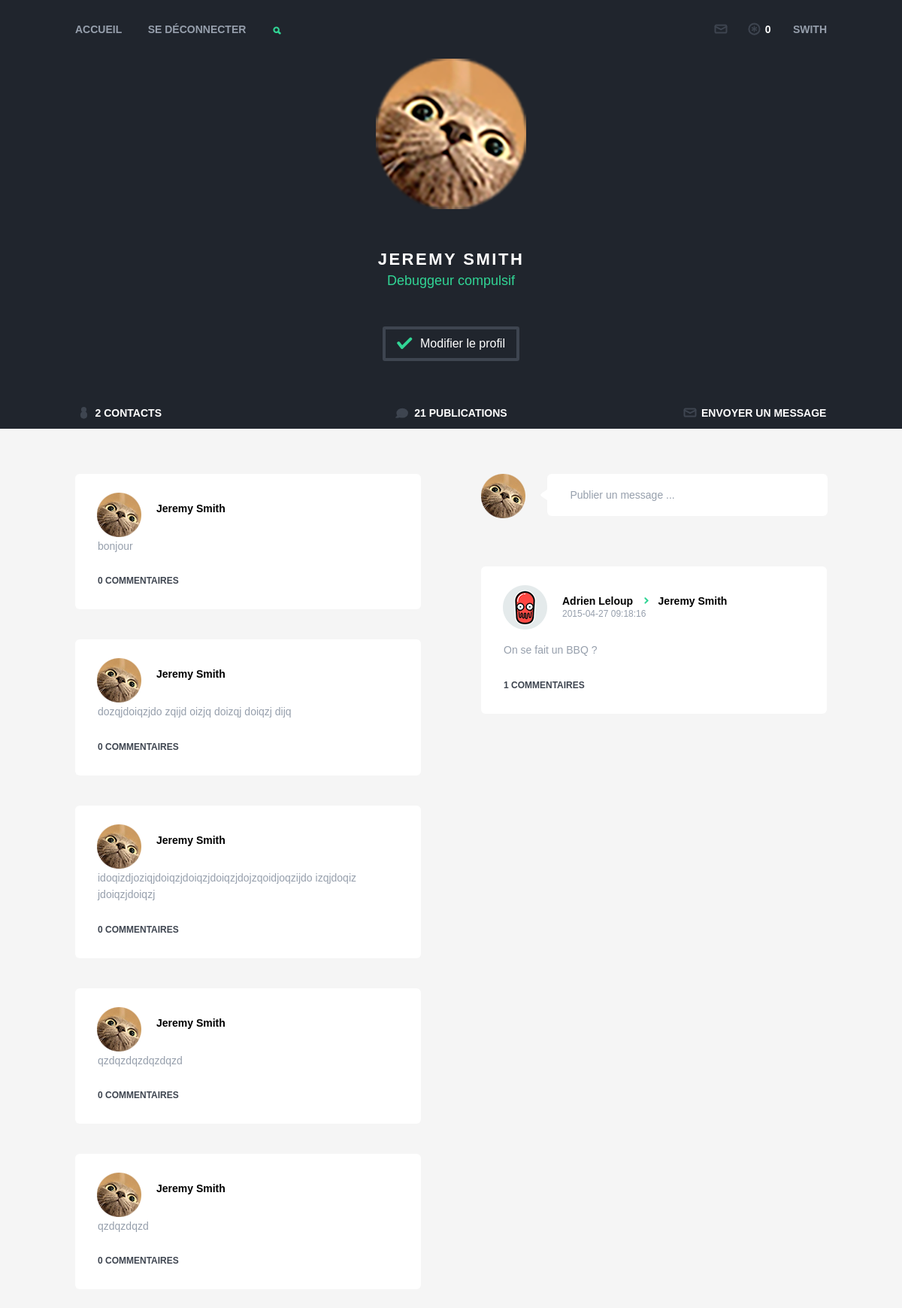
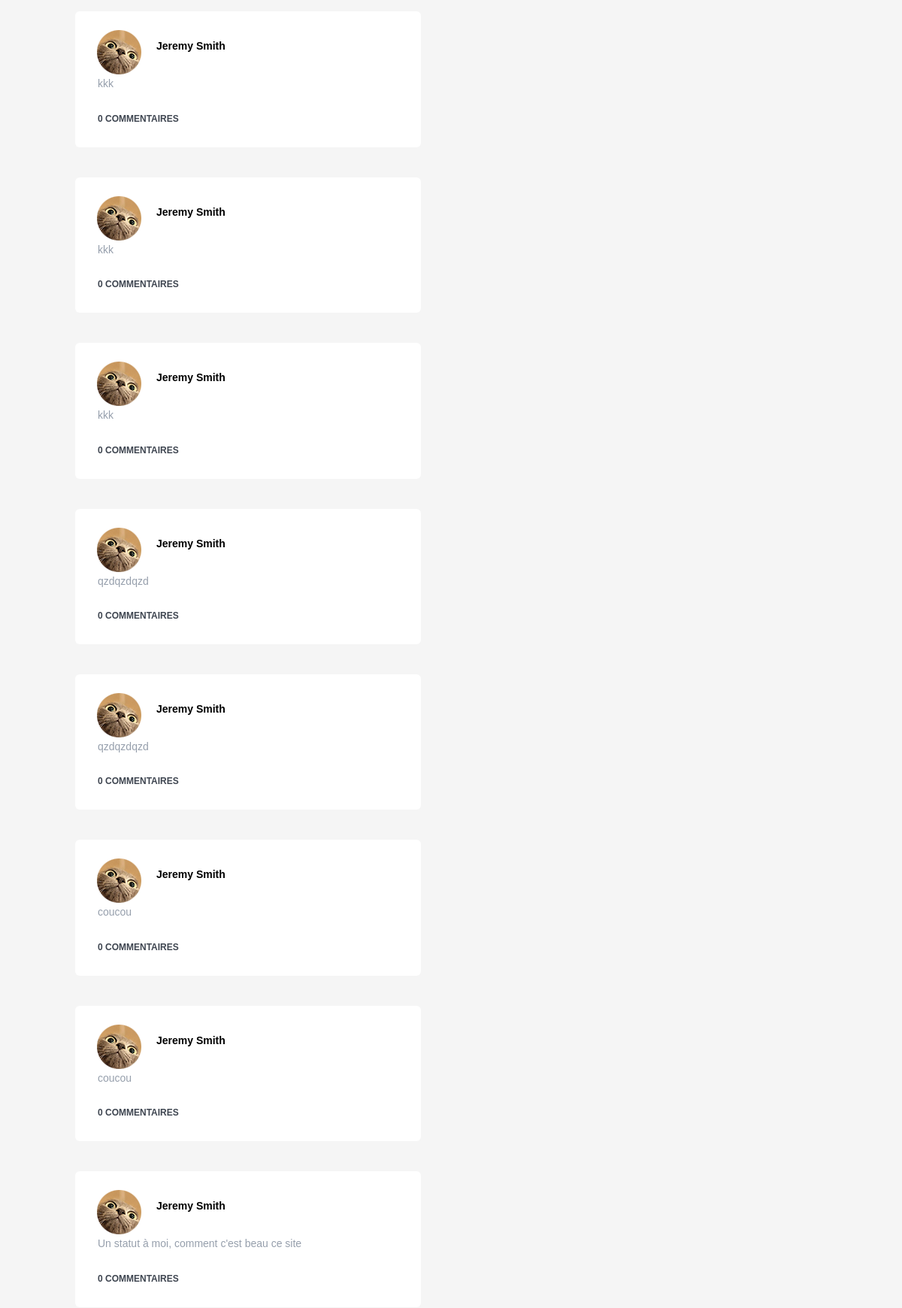
Screenshot of /users/index/1 (signed in, upper part) with the database file from the repository (2 pictures, top to bottom).
### tables this page shows
CREATE TABLE `users` (
  `id` int(11) unsigned NOT NULL AUTO_INCREMENT,
  `username` varchar(255) NOT NULL DEFAULT '',
  `firstname` varchar(255) NOT NULL DEFAULT '',
  `lastname` varchar(255) NOT NULL DEFAULT '',
  `tagline` varchar(255) DEFAULT '',
  `avatar` varchar(255) DEFAULT '',
  `password` varchar(255) NOT NULL DEFAULT '',
  `post_count` int(11) DEFAULT '0',
  `friend_count` int(11) DEFAULT '0',
  `date_enregistrement` timestamp NULL DEFAULT CURRENT_TIMESTAMP,
  PRIMARY KEY (`id`)
);

CREATE TABLE `posts` (
  `id` int(11) unsigned NOT NULL AUTO_INCREMENT,
  `author_id` varchar(255) NOT NULL DEFAULT '',
  `target_id` varchar(255) NOT NULL DEFAULT '',
  `date` timestamp NOT NULL DEFAULT CURRENT_TIMESTAMP,
  `text` text NOT NULL,
  `image` varchar(255) DEFAULT NULL,
  `comment_count` int(11) DEFAULT '0',
  PRIMARY KEY (`id`),
  KEY `author_id` (`author_id`,`target_id`)
);

### Core/Controller.php (called while the page is built, shortened)
<?php
class Controller
{
    public $view = null,
           $layout = 'default',
           $Session = false,
           $rendered = false,
           $name = null,
           $Request = null,
           $vars = [],
           $Auth = null;
    function __construct(Request $request, $name)
    {
        $this->name = $name;
        $this->view = $request->action;
    }
    public function render()
    {
        require('./App/Views/' . ucfirst($this->name) . '/' . $this->view . '.php');
        $layout_content = ob_get_clean();
        require('./App/Views/Layouts/' . $this->layout . '.php');
    }
}

### index.php (called while the page is built, shortened)
<?php
$dispatcher = new \Core\Dispatcher();

### Core/Model.php (called while the page is built, shortened)
<?php
class Model
{
    protected $db = null;
    protected $table = null;
    protected $primaryKey = 'id';
    function __construct()
    {
        if (is_null($this->db))
            $this->db = DbProvider::getDb();
        $this->table = strtolower(str_replace('App\\Models\\', '', get_class($this)) . 's');
    }
    public function get(array $conditions = null, $table = null)
    {
        $query = "SELECT ";
        if (!isset($conditions['fields']))
            $query .= "*";
        else
            $query .= $conditions['fields'];
        if (is_null($table)) {
            $query .= " FROM " . $this->table;
        } else {
            $query .= " FROM " . $table;
        }
        if (isset($conditions['joins'])) {
            $joins = [];
            foreach ($conditions['joins'] as $j) {
                if (!isset($this->joins) || !isset($this->joins[$j])) {
                    die("Le model " . $this->name . " n'a pas d'association avec la table $j ! Veuillez créer un tableau public \$joins dans votre model " . $this->name);
                } else {
                    $joins[] = " JOIN $j ON $j.{$this->primaryKey} = {$this->table}." . $this->joins[$j];
                }
            }
            $query .= implode(" ", $joins);
        }
        if (isset($conditions['where'])) {
            if (!is_array($conditions['where'])) {
                $query .= " WHERE " . $conditions['where'];
            }
        }
        if (isset($conditions['order'])) {
            $query .= " ORDER BY " . $conditions['order'];
        }
        $req = $this->db->query($query);
        return $req->fetchAll();
    }
    public function getFirst($conditions = null, $table = null){
        return current($this->get($conditions,$table));
    }
}

### Core/DbProvider.php (called while the page is built, shortened)
<?php
class DbProvider
{
    private static $_instance = null;
    private function __construct()
    {
        $this->settings = require('./App/Configs/database.php');
        try {
            $this->db = new PDO(
                'mysql:dbname=' . $this->settings['dbName'] . ';host:' . $this->settings['host'],
                $this->settings['username'],
                $this->settings['password'],
                $this->settings['options']
            );
        } catch (PDOException $e) {
            die($e->getMessage());
        }
    }
    public static function getDb()
    {
        if (is_null(self::$_instance)) {
            self::$_instance = new DbProvider();
        }
        return self::$_instance->db;
    }
}

### App/Configs/database.php (called while the page is built)
<?php
return [
    'host'     => 'localhost',
    'dbName'   => 'swoid',
    'username' => 'root',
    'password' => 'root',
    'options'  => [
        PDO::ATTR_DEFAULT_FETCH_MODE => PDO::FETCH_OBJ,
        PDO::ATTR_ERRMODE => PDO::ERRMODE_EXCEPTION
    ]
];

### App/Controllers/UsersController.php (called while the page is built, shortened)
<?php
class UsersController extends AppController
{
    public function index($id)
    {
        $d['user'] = $this->User->getFirst(['where' => 'id=' . $id]);
        $d['ownPosts'] = $this->Post->get(
            [
                'where' => 'author_id = ' . $id . ' AND target_id = ' . $id,
                'joins' => ['users'],
                'order' => 'posts.id DESC'
            ]
        );
        $d['recevedPosts'] = $this->Post->get(
            [
                'where' => 'target_id = ' . $id . ' AND author_id != ' . $id,
                'joins' => ['users']
            ]
        );
    }
}

### App/Views/Users/index.php (the view, shortened to what this page needs)
<main id="main">
    <div class="container">
        <div id="left">
            <?php foreach($ownPosts as $oPost): ?>
                <div class="post">
                    <div class="header">
                        <?= Html::img($user->avatar . '-m.png'); ?>
                        <span><?= $user->firstname . ' ' . $user->lastname; ?></span>
                    </div>
                    <p class="main">
                        <?= $oPost->text; ?>
                    </p>
                    <div class="footer">
                        <button class="popup-button"><?= $oPost->comment_count; ?> commentaires</button>
                    </div>
                </div>
            <?php endforeach; ?>
        </div>
        <div id="right">
            <div class="publish friend">
                <?= Html::img($_SESSION['username'] . '-m.png'); ?>
                <?php if($user->id == $_SESSION['id']): ?>
                    <form class="expandable" action="<?= Html::href('posts/selfPublish/'); ?>" method="post" enctype="multipart/form-data">
                        <div>
                            <input type="text" name="text" placeholder="Publier un message ...">
                        </div>
                    </form>
                <?php endif; ?>
            </div>
            <?php foreach($recevedPosts as $rPost): ?>
                <div class="post friend">
                    <div class="header">
                        <?= Html::img($rPost->avatar . '-m.png'); ?>
                        <span class="first"><?= $rPost->firstname . ' ' . $rPost->lastname; ?></span>
                        <span><?= $user->firstname . ' ' . $user->lastname; ?></span>
                        <p class="date"><?= $rPost->date; ?></p>
                    </div>
                    <p class="main">
                        <?= $rPost->text; ?>
                    </p>
                    <div class="footer">
                        <button class="popup-button"><?= $rPost->comment_count; ?> commentaires</button>
                    </div>
                </div>
            <?php endforeach; ?>
        </div>
    </div>
</main>

### Core/Helpers/Html.php (shortened to what this page needs)
<?php
class Html
{
    public static function css($name)
    {
        return " <link rel='stylesheet' type='text/css' href='" . ASSETS . "css/" . $name . ".css'>";
    }
    public static function img($name)
    {
        return '<img src="' . ASSETS . 'img/' . $name . '">';
    }
    public static function href($link){
        return ROOT . $link;
    }
}

### App/Views/Layouts/perso.php (shortened to what this page needs)
<!DOCTYPE html>
<html>
<head>
    <?= Html::css('main'); ?>
</head>
<body>
<div id="header">
    <div class="container">
        <div class="nav">
            <a href="<?= Html::href('posts/index'); ?>">Accueil</a>
            <a href="<?= Html::href('users/logout'); ?>">Se déconnecter</a>
            <div class="search search-primary">
                <button class="popup-button">Search</button>
            </div>
            <div class="right">
                <div class="messages">
                    <button class="popup-button"></button>
                </div>
                <div class="notifications">
                    <button class="popup-button"></button>
                </div>
                <a href="<?= Html::href('users/index/' . $_SESSION['id']); ?>"
                   class="username"><?= $_SESSION['username']; ?></a>
            </div>
        </div>
        <div class="user_info">
            <?= Html::img($user->avatar . '-l.png'); ?>
            <h1><?= $user->firstname . ' ' . $user->lastname; ?></h1>
            <h2><?= $user->tagline; ?></h2>
            <?php if($user->id == $_SESSION['id']): ?>
                <button>Modifier le profil</button>
            <?php elseif($isFriend): ?>
                <button>Dans les contacts</button>
            <?php else: ?>
                <button>Ajouter aux contacts</button>
            <?php endif; ?>
            <div class="bottom-links">
                <a href="<?= Html::href('users/friends/' . $user->id); ?>" class="viewcontacts"><?= $user->friend_count; ?> contacts</a>
                <a href="" class="viewposts"><?= $user->post_count; ?> publications</a>
                <?php if($user->id == $_SESSION['id']): ?>
                    <a href="" class="sendmessage">Envoyer un message</a>
                <?php else: ?>
                    <a href="<?= Html::href('messages/conversation/' . $user->id); ?>" class="sendmessage">Lui envoyer un message</a>
                <?php endif; ?>
            </div>
        </div>
    </div>
</div>
<?= $layout_content; ?>
<?= $this->element('footer'); ?>

### rows the page displays
users: firstname "JEREMY", lastname "SMITH", tagline "Debuggeur compulsif", friend_count "2", post_count "21", firstname "Jeremy", lastname "Smith"
posts: author.firstname "Jeremy", author.lastname "Smith", text "bonjour", comment_count "0"
posts: author.firstname "Jeremy", author.lastname "Smith", text "dozqjdoiqzjdo zqijd oizjq doizqj doiqzj dijq", comment_count "0"
posts: author.firstname "Jeremy", author.lastname "Smith", text "idoqizdjoziqjdoiqzjdoiqzjdoiqzjdojzqoidjoqzijdo izqjdoqiz jdoiqzjdoiqzj", comment_count "0"
posts: author.firstname "Jeremy", author.lastname "Smith", text "qzdqzdqzdqzdqzd", comment_count "0"
posts: author.firstname "Jeremy", author.lastname "Smith", text "qzdqzdqzd", comment_count "0"
posts: author.firstname "Jeremy", author.lastname "Smith", text "kkk", comment_count "0"
posts: author.firstname "Jeremy", author.lastname "Smith", text "kkk", comment_count "0"
posts: author.firstname "Jeremy", author.lastname "Smith", text "kkk", comment_count "0"
posts: author.firstname "Jeremy", author.lastname "Smith", text "qzdqzdqzd", comment_count "0"
posts: author.firstname "Jeremy", author.lastname "Smith", text "qzdqzdqzd", comment_count "0"
posts: author.firstname "Jeremy", author.lastname "Smith", text "coucou", comment_count "0"
posts: author.firstname "Jeremy", author.lastname "Smith", text "coucou", comment_count "0"
posts: author.firstname "Jeremy", author.lastname "Smith", text "Un statut à moi, comment c'est beau ce site", comment_count "0"
posts: shows a picture, author.firstname "Adrien", author.lastname "Leloup", date "2015-04-27 09:18:16", text "On se fait un BBQ ?", comment_count "1"

### other values shown
$_SESSION['username'] "SWITH"
